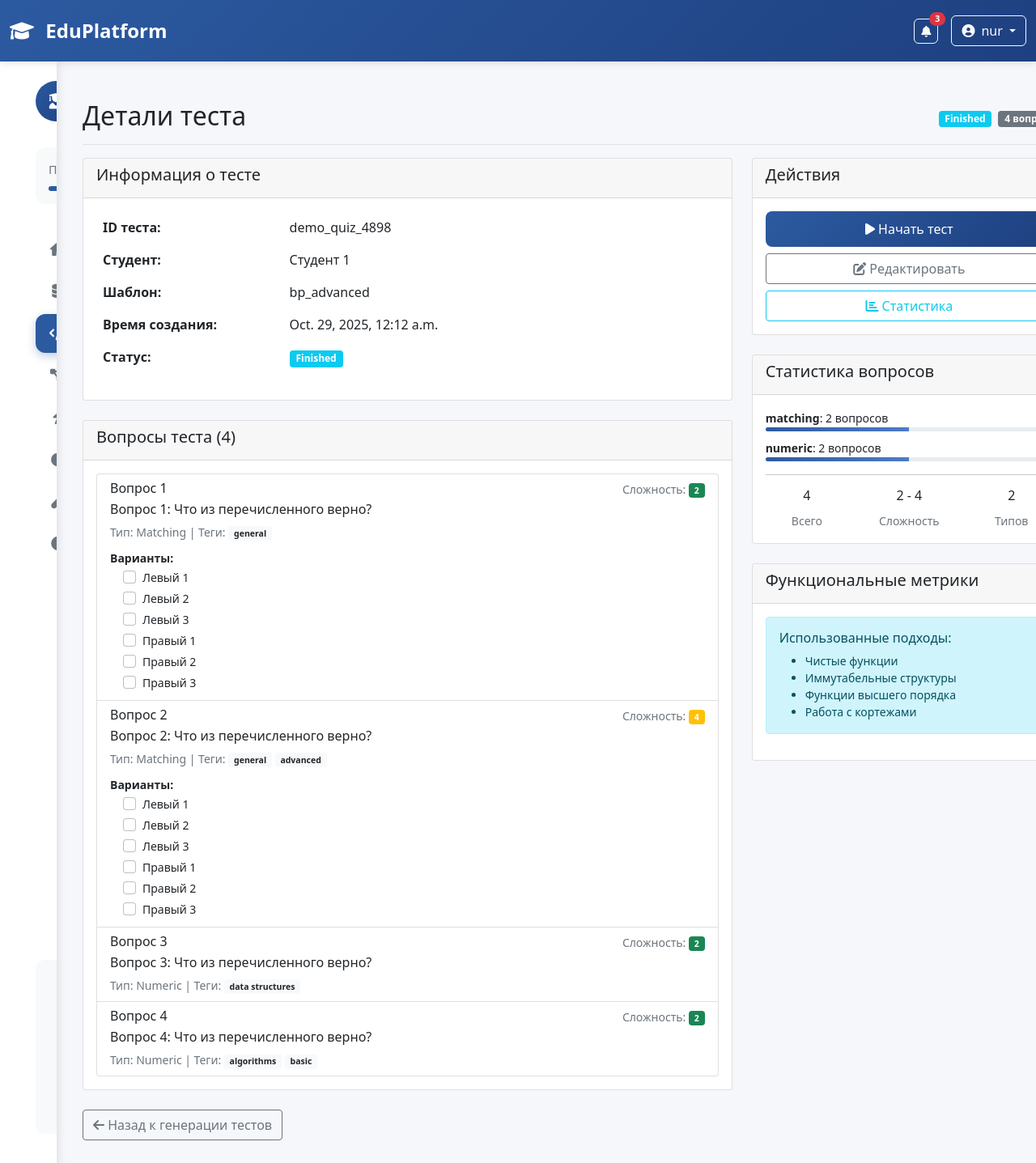
The app's page /quiz/demo_quiz_4898/ (signed in) with its own data.
### apps/models.py (models this page shows, shortened)
class Quiz(models.Model):
    id = models.CharField(max_length=20, primary_key=True)
    STATUS_CHOICES = [
        ("draft", "Draft"),
        ("started", "Started"),
        ("finished", "Finished"),
        ("graded", "Graded"),
    ]
    user = models.ForeignKey(User, on_delete=models.CASCADE, related_name="quizzes")
    blueprint = models.ForeignKey(QuizBlueprint, on_delete=models.CASCADE, related_name="quizzes")
    items = models.ManyToManyField(Item)
    ts = models.DateTimeField(auto_now_add=True)
    status = models.CharField(max_length=10, choices=STATUS_CHOICES, default="started")

class User(models.Model):
    id = models.CharField(max_length=10, primary_key=True)
    ROLE_CHOICES = [
        ("student", "Student"),
        ("teacher", "Teacher"),
    ]
    name = models.CharField(max_length=100)
    role = models.CharField(max_length=10, choices=ROLE_CHOICES)

class QuizBlueprint(models.Model):
    id = models.CharField(max_length=10, primary_key=True)
    lesson = models.ForeignKey(Lesson, on_delete=models.SET_NULL, null=True, blank=True, related_name="blueprints")
    rules = models.JSONField(default=dict)

class Item(models.Model):
    id = models.CharField(max_length=10, primary_key=True)
    TYPE_CHOICES = [
        ("mcq/single", "MCQ Single"),
        ("mcq/multi", "MCQ Multi"),
        ("short", "Short"),
        ("numeric", "Numeric"),
        ("ordering", "Ordering"),
        ("matching", "Matching"),
    ]
    lesson = models.ForeignKey(Lesson, on_delete=models.CASCADE, null=True, blank=True, related_name="items")
    type = models.CharField(max_length=32, choices=TYPE_CHOICES)
    stem = models.TextField()
    options = models.JSONField(default=list)
    answer = models.JSONField(default=list)
    tags = models.JSONField(default=list)
    difficulty = models.IntegerField()

### apps/views.py (the view)
# urls.py: path('quiz/<str:quiz_id>/', views.quiz_detail, name='quiz_detail'),
def quiz_detail(request, quiz_id):
    quiz = Quiz.objects.get(id=quiz_id)
    items = quiz.items.all()
    context = {
        'quiz': quiz,
        'items': items,
        'menu': 'functional'
    }
    return render(request, 'apps/quiz_detail.html', context)

### apps/templates/apps/quiz_detail.html (shortened to what this page needs)
{% extends 'apps/base.html' %}
{% block content %}
<div class="d-flex justify-content-between flex-wrap flex-md-nowrap align-items-center pt-3 pb-2 mb-3 border-bottom">
    <h1 class="h2">Детали теста</h1>
    <div class="btn-toolbar mb-2 mb-md-0">
        <span class="badge bg-{% if quiz.status == 'started' %}warning{% elif quiz.status == 'finished' %}info{% else %}success{% endif %} me-2">
            {{ quiz.get_status_display }}
        </span>
        <span class="badge bg-secondary">{{ quiz.items.count }} вопросов</span>
    </div>
</div>
<div class="row">
    <div class="col-md-8">
        <div class="card">
            <div class="card-header">
                <h5>Информация о тесте</h5>
            </div>
            <div class="card-body">
                <table class="table table-borderless">
                    <tr>
                        <th width="30%">ID теста:</th>
                        <td>{{ quiz.id }}</td>
                    </tr>
                    <tr>
                        <th>Студент:</th>
                        <td>{{ quiz.user.name }}</td>
                    </tr>
                    <tr>
                        <th>Шаблон:</th>
                        <td>{{ quiz.blueprint.id }}</td>
                    </tr>
                    <tr>
                        <th>Время создания:</th>
                        <td>{{ quiz.ts }}</td>
                    </tr>
                    <tr>
                        <th>Статус:</th>
                        <td>
                            <span class="badge bg-{% if quiz.status == 'started' %}warning{% elif quiz.status == 'finished' %}info{% else %}success{% endif %}">
                                {{ quiz.get_status_display }}
                            </span>
                        </td>
                    </tr>
                </table>
            </div>
        </div>
        <div class="card mt-4">
            <div class="card-header">
                <h5>Вопросы теста ({{ items|length }})</h5>
            </div>
            <div class="card-body">
                <div class="list-group">
                    {% for item in items %}
                    <div class="list-group-item">
                        <div class="d-flex w-100 justify-content-between">
                            <h6 class="mb-1">Вопрос {{ forloop.counter }}</h6>
                            <small class="text-muted">
                                Сложность:
                                <span class="badge bg-{% if item.difficulty <= 2 %}success{% elif item.difficulty <= 4 %}warning{% else %}danger{% endif %}">
                                    {{ item.difficulty }}
                                </span>
                            </small>
                        </div>
                        <p class="mb-1">{{ item.stem }}</p>
                        <small class="text-muted">
                            Тип: {{ item.get_type_display }} |
                            Теги: {% for tag in item.tags %}<span class="badge bg-light text-dark">{{ tag }}</span> {% endfor %}
                        </small>
                        {% if item.options %}
                        <div class="mt-2">
                            <small><strong>Варианты:</strong></small>
                            <div class="ms-3">
                                {% for option in item.options %}
                                <div class="form-check">
                                    <input class="form-check-input" type="{% if item.type == 'mcq/single' %}radio{% else %}checkbox{% endif %}"
                                           name="question{{ item.id }}" id="option{{ item.id }}_{{ forloop.counter0 }}">
                                    <label class="form-check-label small" for="option{{ item.id }}_{{ forloop.counter0 }}">
                                        {{ option }}
                                    </label>
                                </div>
                                {% endfor %}
                            </div>
                        </div>
                        {% endif %}
                    </div>
                    {% endfor %}
                </div>
            </div>
        </div>
    </div>
    <div class="col-md-4">
        <div class="card">
            <div class="card-header">
                <h5>Действия</h5>
            </div>
            <div class="card-body">
                <div class="d-grid gap-2">
                    <button class="btn btn-primary" type="button">
                        <i class="fas fa-play"></i> Начать тест
                    </button>
                    <button class="btn btn-outline-secondary" type="button">
                        <i class="fas fa-edit"></i> Редактировать
                    </button>
                    <button class="btn btn-outline-info" type="button">
                        <i class="fas fa-chart-bar"></i> Статистика
                    </button>
                </div>
            </div>
        </div>
        <div class="card mt-4">
            <div class="card-header">
                <h5>Статистика вопросов</h5>
            </div>
            <div class="card-body">
                {% regroup items by type as type_list %}
                {% for type in type_list %}
                <div class="mb-2">
                    <small><strong>{{ type.grouper }}</strong>: {{ type.list|length }} вопросов</small>
                    <div class="progress" style="height: 5px;">
                        <div class="progress-bar" style="width: {% widthratio type.list|length items.count 100 %}%"></div>
                    </div>
                </div>
                {% endfor %}
                <hr>
                <div class="row text-center">
                    <div class="col-4">
                        <h6>{{ items|length }}</h6>
                        <small class="text-muted">Всего</small>
                    </div>
                    <div class="col-4">
                        <h6>
                            {% with min_diff=items|dictsort:"difficulty"|first %}
                                {{ min_diff.difficulty }}
                            {% endwith %}
                            -
                            {% with max_diff=items|dictsort:"difficulty"|last %}
                                {{ max_diff.difficulty }}
                            {% endwith %}
                        </h6>
                        <small class="text-muted">Сложность</small>
                    </div>
                    <div class="col-4">
                        <h6>{{ type_list|length }}</h6>
                        <small class="text-muted">Типов</small>
                    </div>
                </div>
            </div>
        </div>
        <div class="card mt-4">
            <div class="card-header">
                <h5>Функциональные метрики</h5>
            </div>
            <div class="card-body">
                <div class="alert alert-info small">
                    <h6>Использованные подходы:</h6>
                    <ul class="mb-0">
                        <li>Чистые функции</li>
                        <li>Иммутабельные структуры</li>
                        <li>Функции высшего порядка</li>
                        <li>Работа с кортежами</li>
                    </ul>
                </div>
            </div>
        </div>
    </div>
</div>
<div class="mt-4">
    <a href="{% url 'apps:functional' %}" class="btn btn-outline-secondary">
        <i class="fas fa-arrow-left"></i> Назад к генерации тестов
    </a>
</div>
{% endblock %}

### apps/templates/apps/base.html (shortened to what this page needs)
<!DOCTYPE html>
<html lang="ru">
<head>
    <link href="https://cdn.jsdelivr.net/npm/bootstrap@5.1.3/dist/css/bootstrap.min.css" rel="stylesheet">
    <link href="https://cdnjs.cloudflare.com/ajax/libs/font-awesome/6.0.0/css/all.min.css" rel="stylesheet">
    <link rel="stylesheet" href="/static/css/base-css.css">
</head>
<body>
    <nav class="navbar navbar-expand-lg navbar-dark bg-primary">
        <div class="container-fluid">
            <a class="navbar-brand" href="{% url 'apps:overview' %}">
                <i class="fas fa-graduation-cap me-2"></i>
                EduPlatform
            </a>
            <div class="d-flex align-items-center">
                <div class="dropdown me-3">
                    <button class="btn btn-outline-light btn-sm position-relative" type="button"
                            data-bs-toggle="dropdown">
                        <i class="fas fa-bell"></i>
                        <span class="position-absolute top-0 start-100 translate-middle badge rounded-pill bg-danger">
                            3
                        </span>
                    </button>
                </div>
                {% if user.is_authenticated %}
                    <div class="dropdown" id="userDropdown">
                        <button class="btn btn-outline-light dropdown-toggle" type="button" data-bs-toggle="dropdown">
                            <i class="fas fa-user-circle me-2"></i>{{ user.username }}
                        </button>
                    </div>
                {% else %}
                    <a href="{% url 'apps:login' %}" class="btn btn-outline-light me-2">Вход</a>
                    <a href="{% url 'apps:register' %}" class="btn btn-light">Регистрация</a>
                {% endif %}
            </div>
        </div>
    </nav>
    <div class="container-fluid">
        <div class="row">
            <nav class="sidebar" id="sidebar">
                <div class="sidebar-content">
                    <div class="sidebar-header">
                        <div class="user-info">
                            <div class="user-avatar">
                                <i class="fas fa-user-graduate"></i>
                            </div>
                        </div>
                    </div>
                    <div class="progress-section">
                        <div class="progress-info">
                            <span class="progress-label">Прогресс обучения</span>
                        </div>
                        <div class="progress">
                            <div class="progress-bar" style="width: 65%"></div>
                        </div>
                    </div>
                    <div class="sidebar-nav">
                        <a class="nav-item {% if menu == 'overview' %}active{% endif %}"
                           href="{% url 'apps:overview' %}">
                            <div class="nav-icon">
                                <i class="fas fa-home"></i>
                            </div>
                        </a>
                        <a class="nav-item {% if menu == 'data' %}active{% endif %}"
                           href="{% url 'apps:data' %}">
                            <div class="nav-icon">
                                <i class="fas fa-database"></i>
                            </div>
                        </a>
                        <a class="nav-item {% if menu == 'functional' %}active{% endif %}"
                           href="{% url 'apps:functional' %}">
                            <div class="nav-icon">
                                <i class="fas fa-code"></i>
                            </div>
                        </a>
                        <a class="nav-item {% if menu == 'pipelines' %}active{% endif %}"
                           href="{% url 'apps:pipelines' %}">
                            <div class="nav-icon">
                                <i class="fas fa-project-diagram"></i>
                            </div>
                        </a>
                        <a class="nav-item" href="#">
                            <div class="nav-icon">
                                <i class="fas fa-bolt"></i>
                            </div>
                        </a>
                        <a class="nav-item {% if menu == 'reports' %}active{% endif %}"
                           href="{% url 'apps:reports' %}">
                            <div class="nav-icon">
                                <i class="fas fa-chart-pie"></i>
                            </div>
                        </a>
                        <a class="nav-item" href="#">
                            <div class="nav-icon">
                                <i class="fas fa-vial"></i>
                            </div>
                        </a>
                        <a class="nav-item" href="#">
                            <div class="nav-icon">
                                <i class="fas fa-info-circle"></i>
                            </div>
                        </a>
                    </div>
                    <div class="sidebar-stats">
                        <h6 class="stats-title">Быстрая статистика</h6>
                        <div class="stats-grid">
                            <div class="stat-item">
                                <div class="stat-number">12</div>
                                <div class="stat-label">Курсов</div>
                            </div>
                            <div class="stat-item">
                                <div class="stat-number">8</div>
                                <div class="stat-label">Тестов</div>
                            </div>
                        </div>
                    </div>
                </div>
            </nav>
            <main class="main-content" id="mainContent">
                <div class="content-wrapper">
                    {% block content %}{% endblock %}
                </div>
            </main>
        </div>
    </div>
</body>
</html>

### records on screen
Quiz: status "Finished", items.count "4", id "demo_quiz_4898", user.name "Студент 1", blueprint.id "bp_advanced", ts "Oct. 29, 2025, 12:12 a.m."
Item: difficulty "2", stem "Вопрос 1: Что из перечисленного верно?", type "Matching", tags "general", options "Левый 1" "Левый 2" "Левый 3" "Правый 1" "Правый 2" "Правый 3", grouper "matching"
Item: difficulty "4", stem "Вопрос 2: Что из перечисленного верно?", type "Matching", tags "general" "advanced", options "Левый 1" "Левый 2" "Левый 3" "Правый 1" "Правый 2" "Правый 3"
Item: difficulty "2", stem "Вопрос 3: Что из перечисленного верно?", type "Numeric", tags "data structures", grouper "numeric"
Item: difficulty "2", stem "Вопрос 4: Что из перечисленного верно?", type "Numeric", tags "algorithms" "basic"

### other values on screen
{{ user.username }} "nur"
{{ items|length }} "4"
{{ type.list|length }} "2" "2"
{{ type_list|length }} "2"
